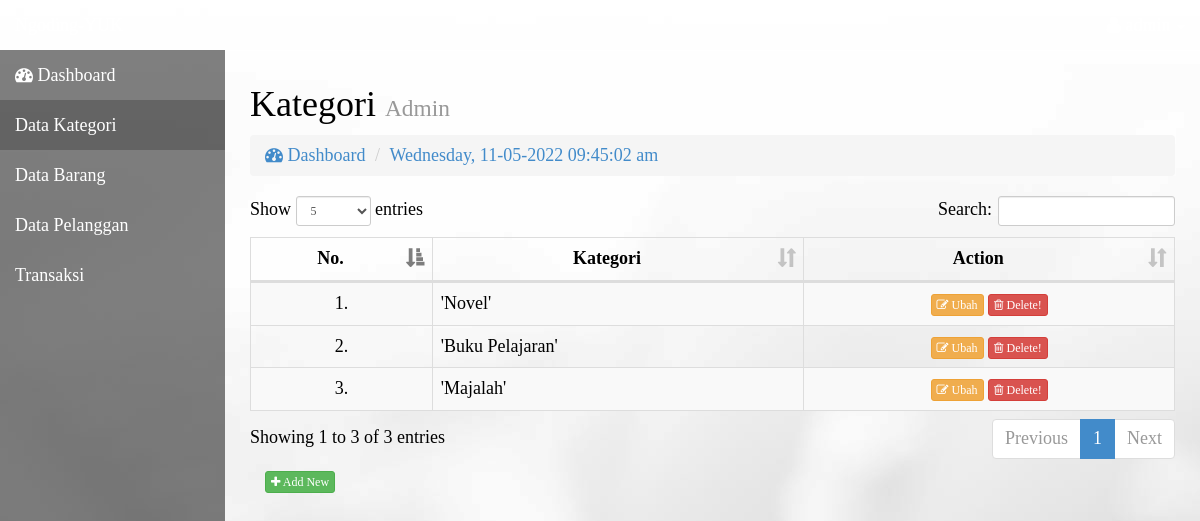
The page /admin/index?page=kategori (signed in) on the database its author committed.
### tables this page shows
CREATE TABLE `kategori` (
  `id_kategori` int(11) NOT NULL,
  `nama_kategori` varchar(50) NOT NULL
);

### views/kategori.php (the view, shortened to what this page needs)
<?php
require_once('../config/+koneksi.php');
$connection =  new mysqli($host, $user, $pass, $database);
?>
<div class="row">
  <div class="col-lg-12">
    <h1>Kategori <small>Admin</small></h1>
    <ol class="breadcrumb">
      <li><a href="?page=dashboard"><i class="fa fa-dashboard"></i> Dashboard</a></li>
      <li class="active"><a href=""><i class="icon-file-alt"></i><?php
      echo date('l, d-m-Y  h:i:s a'); ?></a></li>
    </ol>
  </div>
</div>
<div class="row">
 <div class="col-lg-12">
 <div class="table-responsive">
      <table class="table table-bordered table-hover table-striped" id="datatables">
        <thead>
          <tr>
            <th>
              <center>No.</center>
            </th>
            <th>
              <center>Kategori</center>
            </th>
            <th colspan="">
              <center>Action</center>
            </th>
          </tr>
        </thead>
        <tbody>
          <?php
          $no = 1;
          $tampil = $connection->query("SELECT * FROM kategori ORDER BY id_kategori");
          while ($data = $tampil->fetch_object()) {
            ?>
            <tr>
              <td align="center"><?= $no++."."; ?></td>
              <td align=""><?php echo "'".$data->nama_kategori."'"; ?></td>
              <td align="center">
                <a id="edit_kategori" data-toggle="modal" data-target="#editkategori" data-id="<?php echo $data->id_kategori;  ?>" data-nama="<?php echo $data->nama_kategori; ?>">
                  <button class="btn btn-warning btn-xs"><li class="fa fa-edit"> Ubah</li></button></a>
                  <a href="?page=kategori&act=del&id=<?= $data->id_kategori; ?>" onclick="return confirm('Are you sure you want to delete it?')">
                    <button class="btn btn-danger btn-xs"><li class="fa fa-trash-o"></li> Delete!</button></a>
                  </td>
                </tr>
                <?php } ?>
              </tbody>
            </table>
          </div>
</div>
</div>
<div class="col-lg-12" style="text-align: left;">
			<button type="button" class="btn btn-success btn-xs" data-toggle="modal" data-target="#tambahkategori"><li class="fa fa-plus"></li> Add New</button>
    </div>
    <?php
		include ".modal_kategori_add.php";
		include ".modal_kategori_update.php";
		?>

### assets/css/sb-admin.css (style rules this page uses)
body { margin-top: 50px; }

### css/style2.css (style rules this page uses)
body { background: url(../gambar/admin.jpg); font-family: sens-serif; }

### rows shown on the page
kategori: nama_kategori "Novel"
kategori: nama_kategori "Buku Pelajaran"
kategori: nama_kategori "Majalah"
